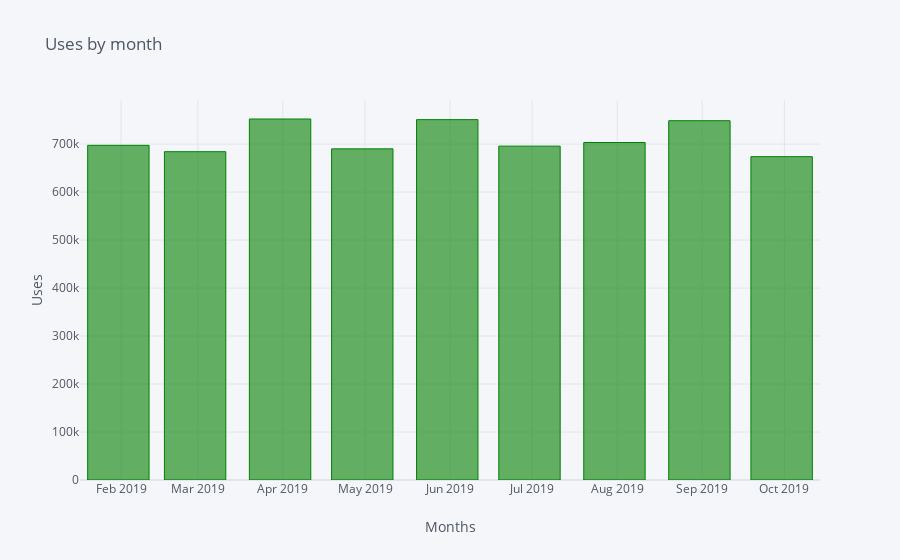

Notebook cell for this chart:
### Code cell
month.iplot(y = 'Bici', kind = 'bar', title = 'Uses by month', xTitle = 'Months', yTitle = 'Uses', color = 'green')

### Figure 1 — Plotly figure (JSON) as saved in the notebook; plotly's stock layout.template omitted (floating-point values rounded to 4 significant figures)
{"data": [{"marker": {"color": "rgba(0, 128, 0, 0.6)", "line": {"color": "rgba(0, 128, 0, 1.0)", "width": 1}}, "name": "Bici", "orientation": "v", "text": "", "type": "bar", "x": ["2019-01-31", "2019-02-28", "2019-03-31", "2019-04-30", "2019-05-31", "2019-06-30", "2019-07-31", "2019-08-31", "2019-09-30"], "y": [697342, 684091, 752236, 690044, 750908, 695693, 703290, 748677, 673765]}], "layout": {"legend": {"bgcolor": "#F5F6F9", "font": {"color": "#4D5663"}}, "paper_bgcolor": "#F5F6F9", "plot_bgcolor": "#F5F6F9", "title": {"font": {"color": "#4D5663"}, "text": "Uses by month"}, "xaxis": {"gridcolor": "#E1E5ED", "showgrid": true, "tickfont": {"color": "#4D5663"}, "title": {"font": {"color": "#4D5663"}, "text": "Months"}, "zerolinecolor": "#E1E5ED"}, "yaxis": {"gridcolor": "#E1E5ED", "showgrid": true, "tickfont": {"color": "#4D5663"}, "title": {"font": {"color": "#4D5663"}, "text": "Uses"}, "zerolinecolor": "#E1E5ED"}}}
